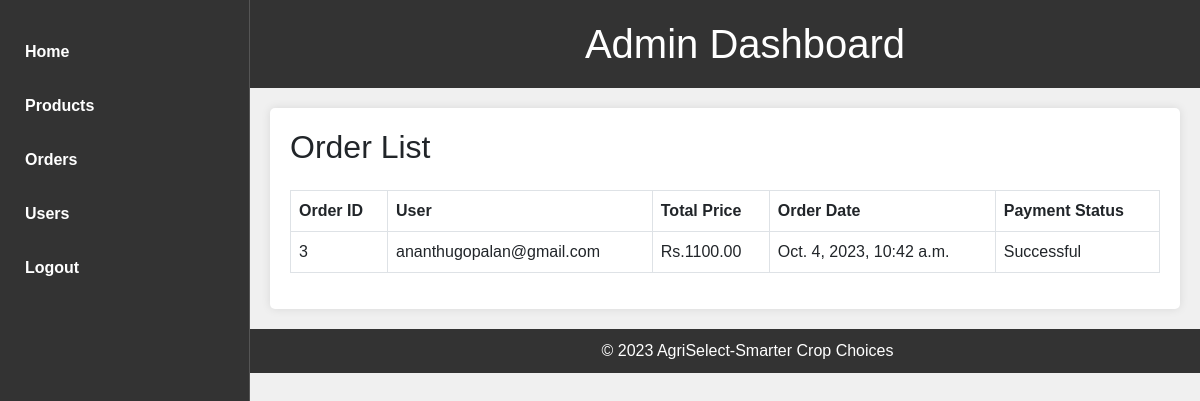
The page /admin_orders/ (signed in) on the database as committed earlier.
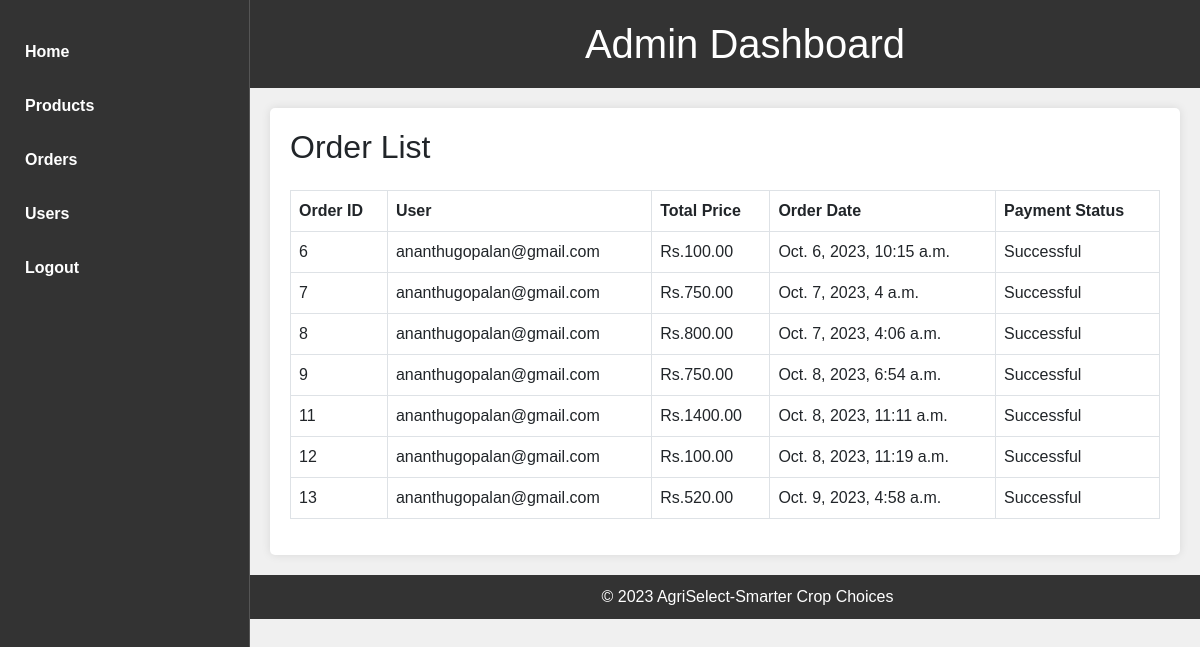
The same page on the database as committed later.
### agriselect/models.py (models this page shows, shortened)
class Order(models.Model):
    class PaymentStatusChoices(models.TextChoices):
        PENDING = 'pending', 'Pending'
        SUCCESSFUL = 'successful', 'Successful'
        FAILED = 'failed', 'Failed'
    user = models.ForeignKey(CustomUser, on_delete=models.CASCADE)
    cart_items = models.ManyToManyField('CartItem')  # Assuming the CartItem model has a reference to Product
    total_price = models.DecimalField(max_digits=10, decimal_places=2)
    order_date = models.DateTimeField(auto_now_add=True)
    razorpay_order_id = models.CharField(max_length=255, default=None)
    payment_status = models.CharField(
        max_length=20, choices=PaymentStatusChoices.choices, default=PaymentStatusChoices.PENDING)

### userapp/models.py (models this page shows, shortened)
class CustomUser(AbstractUser):
    username = None
    USERNAME_FIELD  = 'email'
    first_name = models.CharField(max_length=100, default='')
    last_name   = models.CharField(max_length=100, default='')
    email = models.EmailField(unique=True)
    password = models.CharField(max_length=128,null=True)
    is_customer = models.BooleanField(default=False)
    is_seller = models.BooleanField(default=False)
    pan_number = models.CharField(max_length=25, null=True)
    REQUIRED_FIELDS = []

### agriselect/views.py (the view)
# urls.py: path('admin_orders/', views.admin_orders, name='admin_orders'),
@login_required(login_url='user_login')
def admin_orders(request):
    orders = Order.objects.all()
    context = {'orders': orders}
    return render(request, 'admin_orders.html', context)

### template/admin_orders.html (shortened to what this page needs)
{% load static %}
<!DOCTYPE html>
<html lang="en">
<head>
    <link rel="stylesheet" href="https://cdnjs.cloudflare.com/ajax/libs/font-awesome/6.3.0/css/all.min.css">
    <link rel="stylesheet" href="https://cdn.jsdelivr.net/npm/bootstrap@5.3.0/dist/css/bootstrap.min.css">
</head>
<body>
    <header>
        <h1  style="margin-left: 25%;">Admin Dashboard</h1>
    </header>
    <div class="sidenav">
        <ul>
            <li><a href="{% url 'admin_dashboard' %}">Home</a></li>
            <li><a href="{% url 'admin_products' %}">Products</a></li>
            <li><a href="{% url 'admin_orders' %}">Orders</a></li>
            <li><a href="{% url 'admin_users' %}">Users</a></li>
            <li><a href="{% url 'user_logout' %}">Logout</a></li>
        </ul>
    </div>
    <main>
        <section class="content">
            <h2>Order List</h2><br>
            <table class="table table-bordered">
                <thead>
                    <tr>
                        <th>Order ID</th>
                        <th>User</th>
                        <th>Total Price</th>
                        <th>Order Date</th>
                        <th>Payment Status</th>
                    </tr>
                </thead>
                <tbody>
                    {% for order in orders %}
                        <tr>
                            <td>{{ order.id }}</td>
                            <td>{{ order.user.email }}</td>
                            <td>Rs.{{ order.total_price }}</td>
                            <td>{{ order.order_date }}</td>
                            <td>{{ order.get_payment_status_display }}</td>
                        </tr>
                    {% endfor %}
                </tbody>
            </table>
        </section>
    </main>
    <footer>
        <p style="margin-left: 25%;">&copy; 2023 AgriSelect-Smarter Crop Choices</p>
    </footer>
</body>
</html>

### template/admin_orders.html (style rules this page uses)
body, h1, h2, h3, p, ul, li { margin: 0; padding: 0; }
body { font-family: Arial, sans-serif; background-color: #f0f0f0; }
header { background-color: #333; color: #fff; text-align: center; padding: 20px; }
header h1 { margin: 0; }
.sidenav { width: 250px; background-color: #333; color: #fff; height: 100%; position: fixed; top: 0; left: 0; padding: 20px 0; }
.sidenav ul { list-style: none; padding: 0; }
.sidenav li { margin: 10px 0 0 15px; }
.sidenav a { display: block; text-decoration: none; color: #fff; font-weight: bold; padding: 10px; }
.sidenav { border-right: 1px solid #555; }
main { margin-left: 250px; padding: 20px; }
.content { background-color: #fff; padding: 20px; border-radius: 5px; box-shadow: 0 0 10px rgba(0, 0, 0, 0.1); }
footer { background-color: #333; color: #fff; text-align: center; padding: 10px; }

Rows that differ between the two databases and show on the page:
removed Order: id "3", user.email "ananthugopalan@gmail.com", total_price "1100.00", order_date "Oct. 4, 2023, 10:42 a.m.", payment_status "Successful"
added Order: id "6", user.email "ananthugopalan@gmail.com", total_price "100.00", order_date "Oct. 6, 2023, 10:15 a.m.", payment_status "Successful"
added Order: id "7", user.email "ananthugopalan@gmail.com", total_price "750.00", order_date "Oct. 7, 2023, 4 a.m.", payment_status "Successful"
added Order: id "8", user.email "ananthugopalan@gmail.com", total_price "800.00", order_date "Oct. 7, 2023, 4:06 a.m.", payment_status "Successful"
added Order: id "9", user.email "ananthugopalan@gmail.com", total_price "750.00", order_date "Oct. 8, 2023, 6:54 a.m.", payment_status "Successful"
added Order: id "11", user.email "ananthugopalan@gmail.com", total_price "1400.00", order_date "Oct. 8, 2023, 11:11 a.m.", payment_status "Successful"
added Order: id "12", user.email "ananthugopalan@gmail.com", total_price "100.00", order_date "Oct. 8, 2023, 11:19 a.m.", payment_status "Successful"
added Order: id "13", user.email "ananthugopalan@gmail.com", total_price "520.00", order_date "Oct. 9, 2023, 4:58 a.m.", payment_status "Successful"
